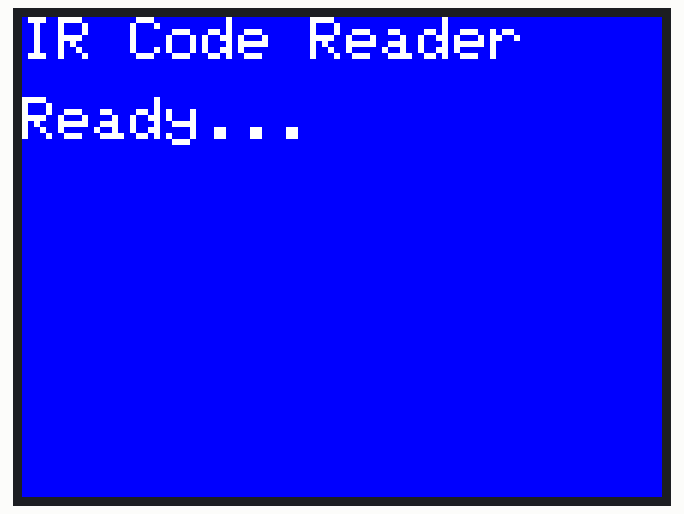
Recording of a sketch running on a simulated ESP32. Parts: 320×240 colour display.

Above: at 0.3 s.

The sketch:

M5StackIR.ino
```cpp
#include <M5Stack.h>
#include <IRremote.h>

int RECV_PIN = 36;
IRrecv irrecv(RECV_PIN);
decode_results results;

void setup() {
  M5.begin();
  M5.Lcd.fillScreen(BLUE);
  M5.Lcd.setTextColor(WHITE);
  M5.Lcd.setTextSize(3);
  M5.Lcd.println("IR Code Reader");
  M5.Lcd.setCursor(0,40);
  M5.Lcd.println("Ready...");
  irrecv.enableIRIn();
}

void loop() {
  if (irrecv.decode(&results)) {
    M5.Lcd.fillRect(0,40,200,30, GREEN);
    M5.Lcd.setCursor(0,40);
    M5.Lcd.println(results.value, HEX);
    irrecv.resume();
  }
  delay(100);
}
```
